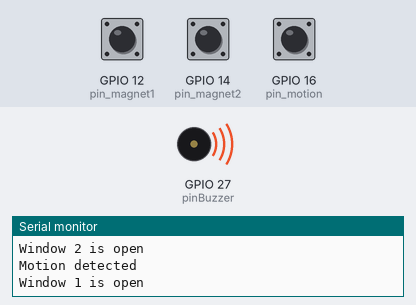
Recording of a sketch running on a simulated ESP32. On the bench: buzzer (waves = sounding, pin HIGH), the last lines printed to the serial monitor. The test bench sets the inputs (shaded band); at power-on: GPIO 12 (pin_magnet1) HIGH, GPIO 16 (pin_motion) HIGH, GPIO 14 (pin_magnet2) HIGH. WiFi joins after 1.5 s; servers stay silent unless stated.

Above: at 1.2 s.
1.3 s: GPIO 12 (pin_magnet1) pulled LOW for 1 s
At 1.75 s:
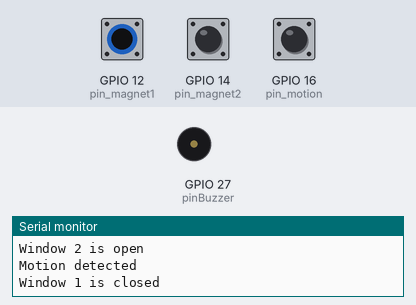
4.0 s: GPIO 16 (pin_motion) pulled LOW for 3.2 s
8.7 s: GPIO 14 (pin_magnet2) pulled LOW for 3.2 s
13.4 s: GPIO 12 (pin_magnet1) pulled LOW for 3.2 s
At 18.1 s:
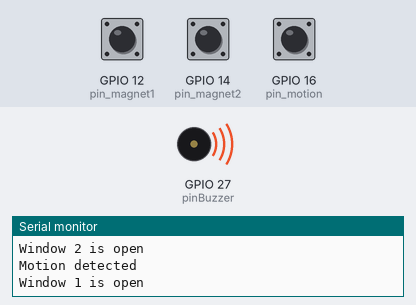
Timing chart, 0 to 19.1 s (numbered marks = the images above; inputs shaded):
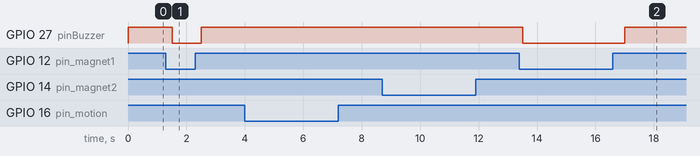

Measured:
- after the input at 1.3 s, GPIO 27 (pinBuzzer): HIGH → LOW after 0.21 s, → HIGH 1.0 s later
- after the input at 13.4 s, GPIO 27 (pinBuzzer): HIGH → LOW after 0.11 s, → HIGH 3.5 s later

The sketch:

arduinoSketch.ino
```cpp
#include <WiFi.h>

// WiFi Connection
const char* wifiName = "myWifi1111";
const char* wifiPassw = "Abc123abc";
unsigned int currTime = 0;
unsigned int lastTime = 0;
unsigned int timeInterval = 10000;  // Check every 10 seconds

// Server setup
WiFiServer server(8080);

void serverRequest(const char* message) {
  char fullMessage[100] = "";
  strcat(fullMessage, "<html><body><h1>");
  strcat(fullMessage, message);
  strcat(fullMessage, "</h1></body></html>");

  WiFiClient client = server.available();
  if (client) {
    if (client.connected()) {
      Serial.println("Client connected");

      client.println("HTTP/1.1 200 OK");
      client.println("Content-Type: text/html; charset=UTF-8");
      client.println("Connection: close");
      client.println();

      client.println(fullMessage);
    }
    client.stop();
  }
}

void wifiManipulation(void *pvParameters) {
  // WiFi Initialization
  WiFi.mode(WIFI_STA);
  WiFi.begin(wifiName, wifiPassw);
  Serial.println("Connecting to WiFi " + String(wifiName));

  while (WiFi.status() != WL_CONNECTED) {
    Serial.println("Still connecting....");
    delay(10000);
  }

  Serial.println("Connection successful!");
  IPAddress myIPAddress = WiFi.localIP();
  Serial.println(myIPAddress);

  // Reconnection Check Loop
  while (true) {
    currTime = millis();
    if (currTime - lastTime >= timeInterval) {
      if (WiFi.status() != WL_CONNECTED) {
        Serial.println("WiFi connection lost, trying to reconnect");
        WiFi.disconnect();
        WiFi.reconnect();

        // Wait until reconnected
        while (WiFi.status() != WL_CONNECTED) {
          Serial.println("Reconnecting...");
          delay(5000);
        }
        Serial.println("WiFi connection restored!");
      }
      lastTime = currTime;
    }
    delay(500);
  }
}

// Hardware pins for each sensor
// Window 1
int pin_magnet1 = 12;
// Window 2
int pin_magnet2 = 14;
// Motion Sensor
int pin_motion = 16;
int pinBuzzer = 27;

// Task to monitor Window 1
void monitorWindow1(void *pvParameters) {
  while (true) {
    int switchState = digitalRead(pin_magnet1);
    if (switchState == LOW) {
      Serial.println("Window 1 is closed");
      serverRequest("Window 1 closed");
      digitalWrite(pinBuzzer, LOW);
    } else {
      Serial.println("Window 1 is open");
      serverRequest("Window 1 opened");
      digitalWrite(pinBuzzer, HIGH);
    }
    delay(500);
  }
}

// Task to monitor Window 2
void monitorWindow2(void *pvParameters) {
  while (true) {
    int switchState = digitalRead(pin_magnet2);
    if (switchState == LOW) {
      Serial.println("Window 2 is closed");
      serverRequest("Window 2 closed");
      digitalWrite(pinBuzzer, LOW);
    } else {
      Serial.println("Window 2 is open");
      serverRequest("Window 2 opened");
      digitalWrite(pinBuzzer, HIGH);
    }
    delay(500);
  }
}

// Task to monitor Motion Sensor
void monitorMotionSensor(void *pvParameters) {
  while (true) {
    int motionDetected = digitalRead(pin_motion);
    if (motionDetected == LOW) {
      Serial.println("No motion detected");
      serverRequest("No motion");
      digitalWrite(pinBuzzer, LOW);
    } else {
      Serial.println("Motion detected");
      serverRequest("Motion detected");
      digitalWrite(pinBuzzer, HIGH);
    }
    delay(500);
  }
}

void setup() {
  Serial.begin(115200);
  pinMode(pin_magnet1, INPUT_PULLUP);
  pinMode(pin_magnet2, INPUT_PULLUP);
  pinMode(pin_motion, INPUT_PULLUP);
  pinMode(pinBuzzer, OUTPUT);

  // Start WiFi and server in separate task
  xTaskCreate(wifiManipulation, "ReconnectingWifiIfDisconnected", 10000, NULL, 1, NULL);
  server.begin();
  Serial.println("Server is up and running");

  // Start tasks for each sensor
  xTaskCreate(monitorWindow1, "MonitorWindow1", 10000, NULL, 1, NULL);
  xTaskCreate(monitorWindow2, "MonitorWindow2", 10000, NULL, 1, NULL);
  xTaskCreate(monitorMotionSensor, "MonitorMotionSensor", 10000, NULL, 1, NULL);
}

void loop() {
}
```
